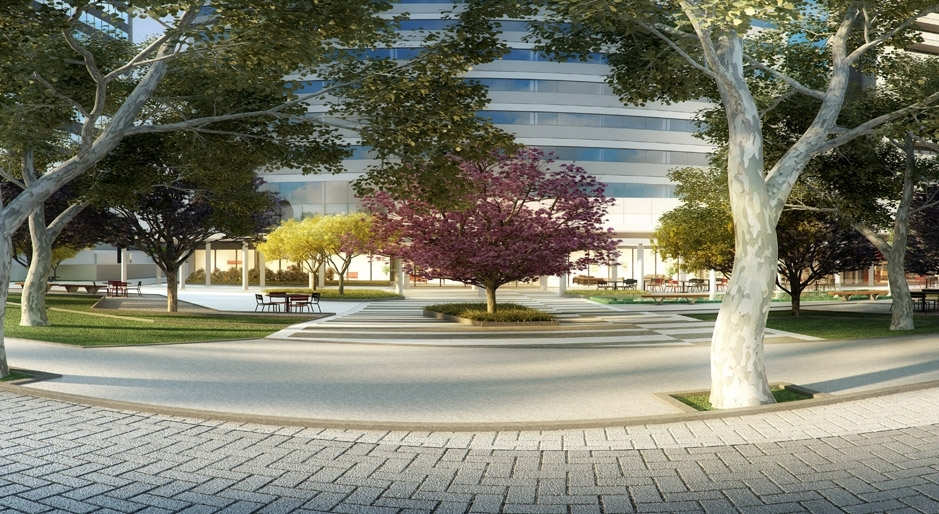
%> input picture praca.jpg, 939 x 514 px
$ octave transformadas_lineares_e_n_lineares.m   (GNU Octave 9; MATLAB toolbox functions it lacks are replaced by stand-ins)
%> lines starting %> are read from the running program, lines starting %| are printed output that depends on the picture
% Le a imagem
im = imread('../praca.jpg');
%> im is the input picture: size 514x939x3 uint8; mean R, G, B 123.7, 124, 107.9

% Transformacao linear
c1 = 2;
b = 30;

% Eh necessario converter a imagem para uma matriz de double
% Aplica uma transformacao linear
im1 = uint8(c1* double(im) + b);
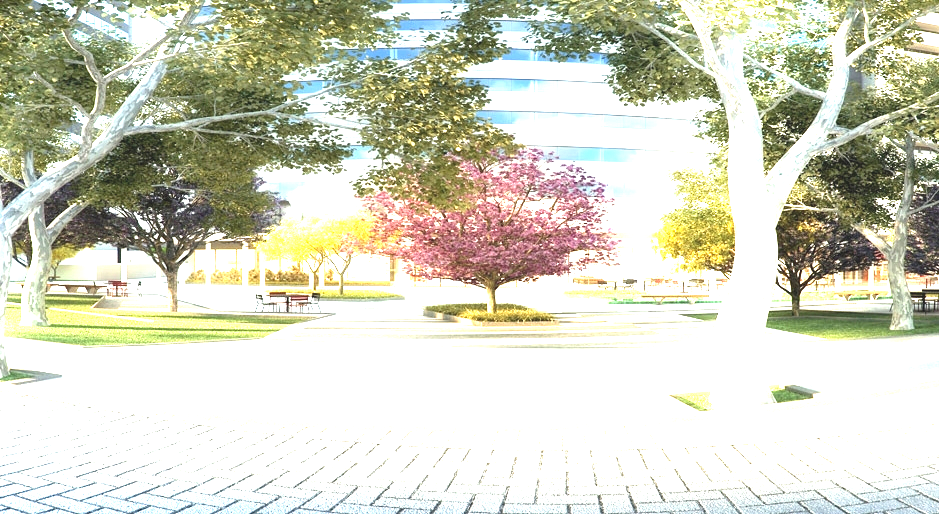
%> im1: size 514x939x3 uint8; mean R, G, B 210.2, 211.1, 193.2

% Transformacao logaritmica
c2 = 30;
im2 = uint8(c2 * log(double(im) + 1));
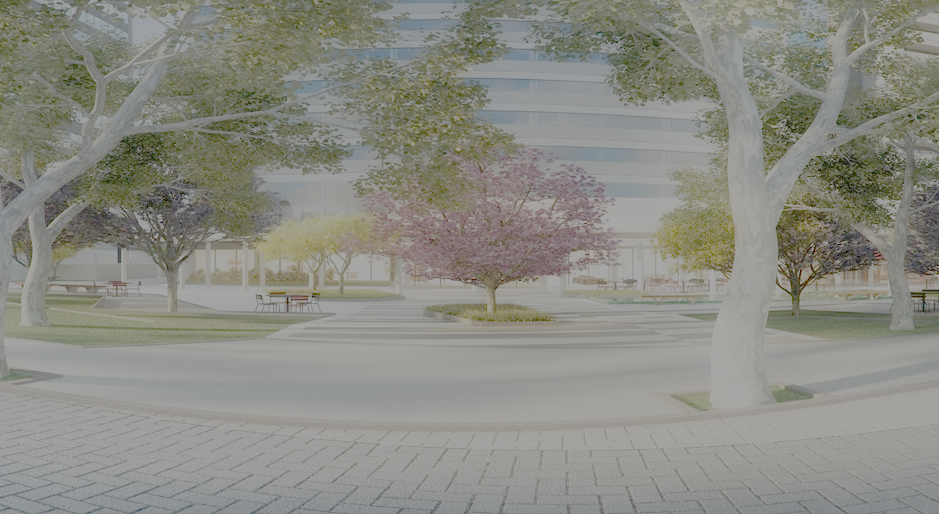
%> im2: size 514x939x3 uint8; mean R, G, B 139.2, 139.5, 131.5

% Tranformacao exponencial
c3 = 30;
im3 = uint8(c3 * exp(double(im)/255 + 1));
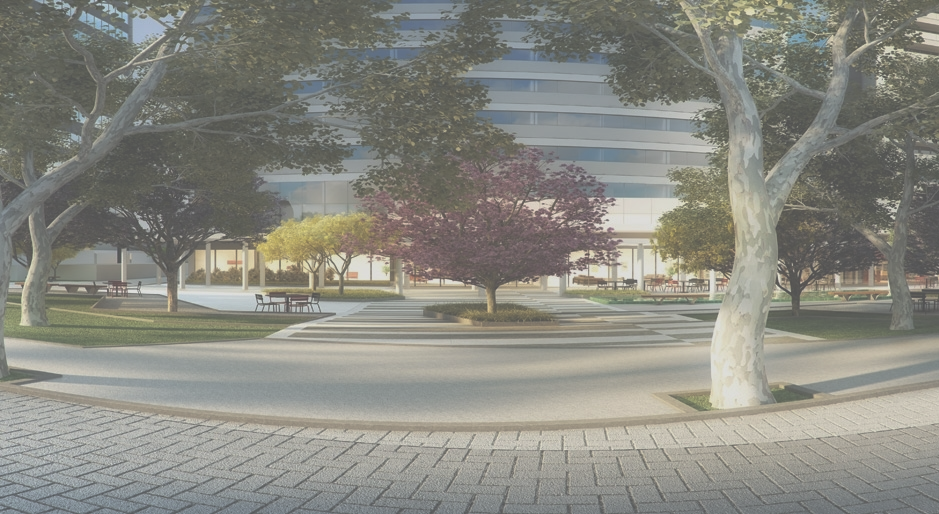
%> im3: size 514x939x3 uint8; mean R, G, B 136.7, 136.7, 128.6

subplot(2,2,1);
imshow(im);

subplot(2,2,2);
imshow(im1);

subplot(2,2,3);
imshow(im2);

subplot(2,2,4);
imshow(im3);

$ run again, with img1.jpg copied over praca.jpg
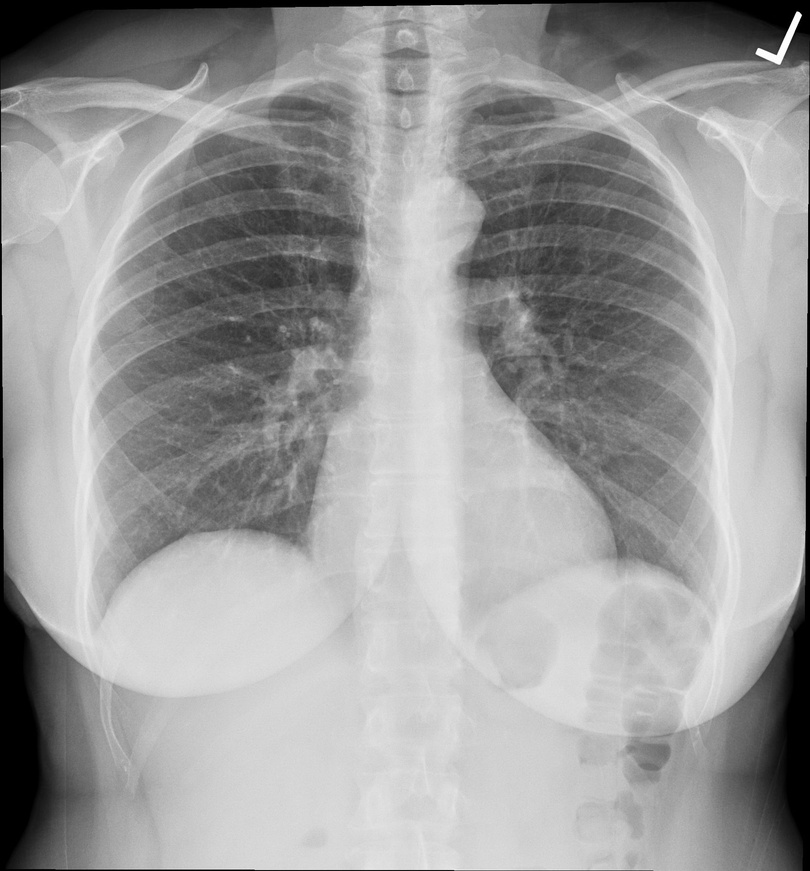
%> input picture img1.jpg, 810 x 871 px, shrunk from 1753 x 1885 before the run
%> im is the input picture: size 871x810x3 uint8; min 0, max 255, mean 155.9
%> `im3 = uint8(c3 * exp(double(im)/255 + 1));`:
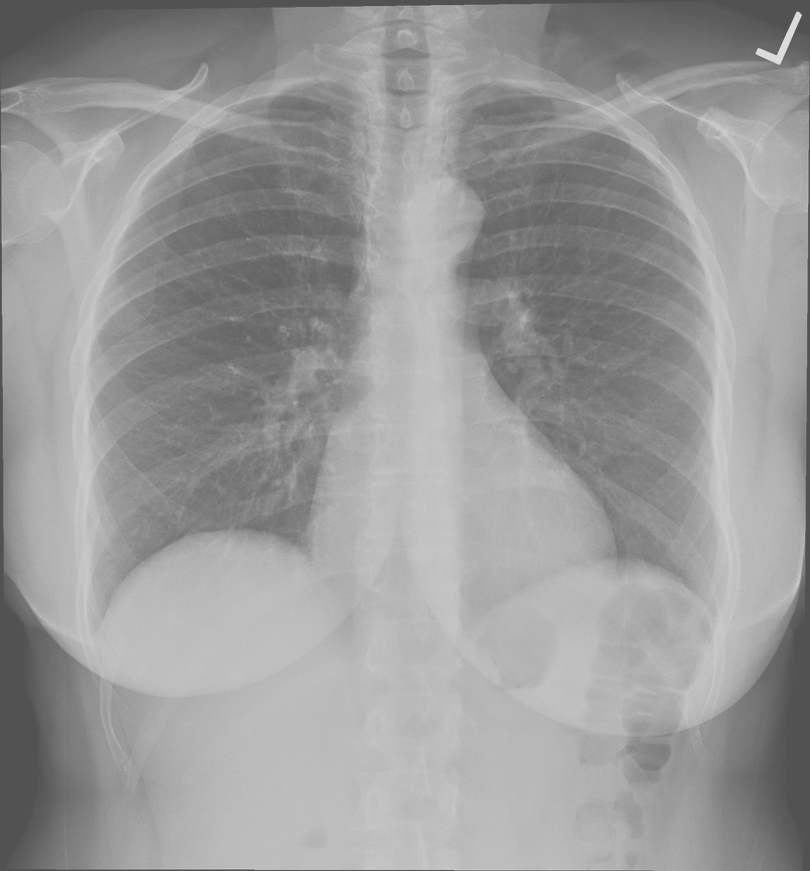
%> im3: size 871x810x3 uint8; min 82, max 222, mean 153.9
%> `imshow(im3);`:
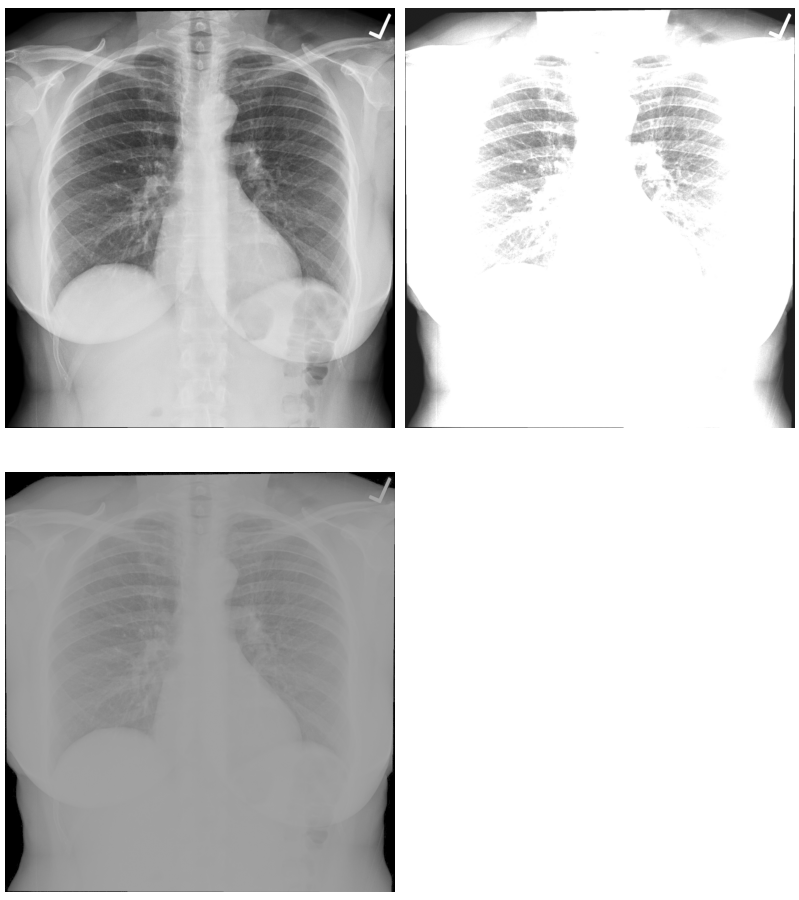
%> figure redrawn from the program's plot data, 4 panels

$ run again, with rice.jpg copied over praca.jpg
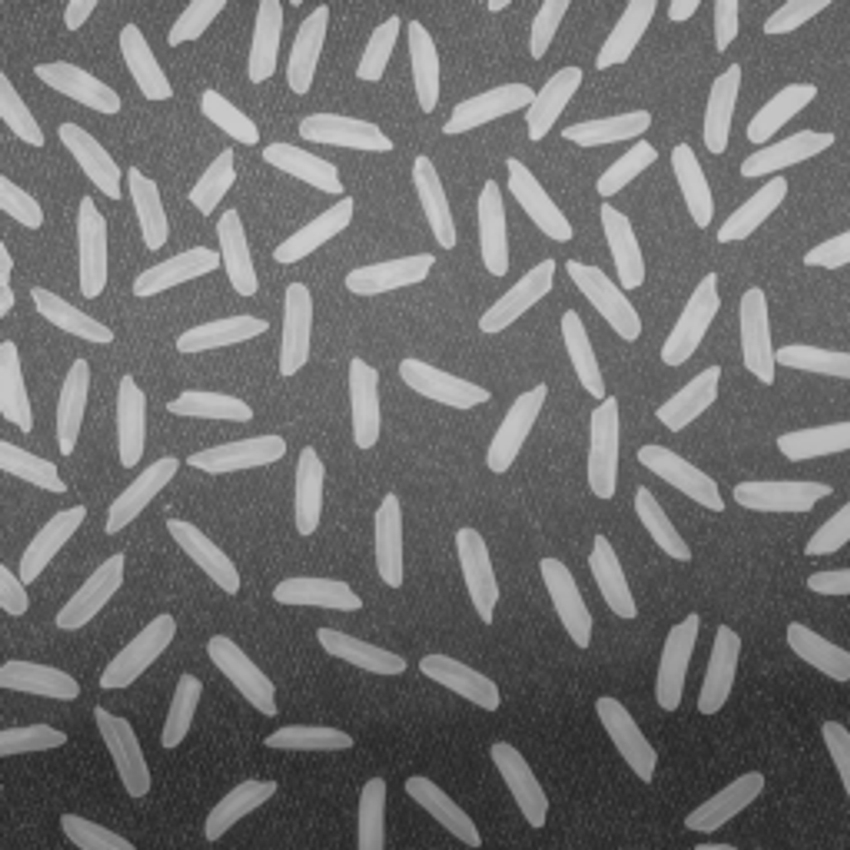
%> input picture rice.jpg, 850 x 850 px
%> im is the input picture: size 850x850x3 uint8; min 36, max 207, mean 111.3
%> `im1 = uint8(c1* double(im) + b);`:
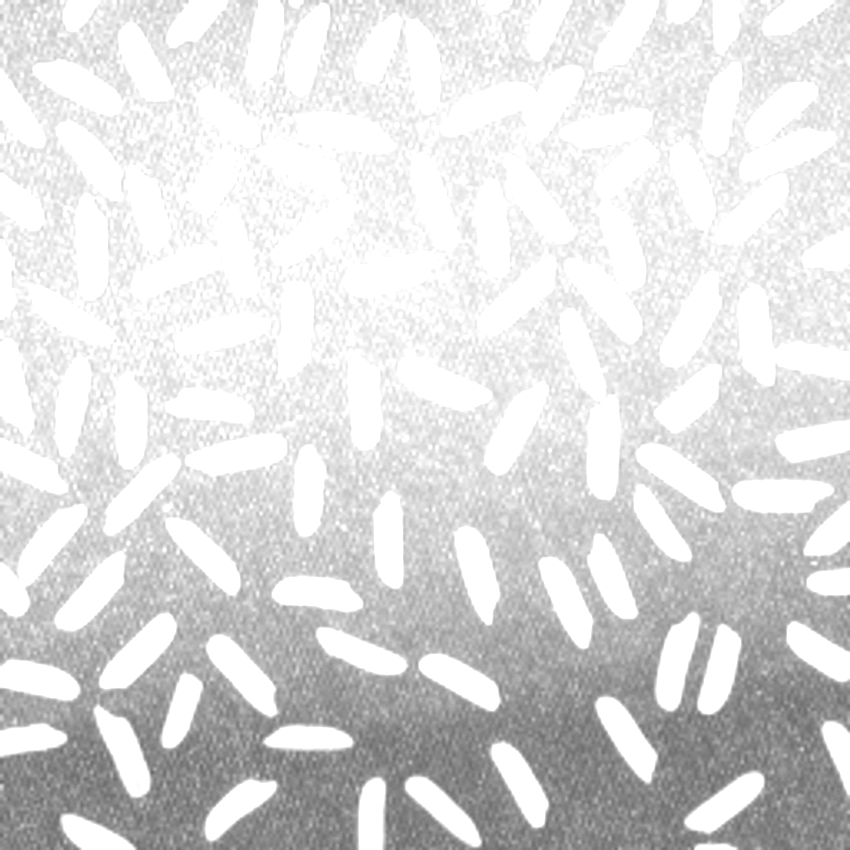
%> im1: size 850x850x3 uint8; min 102, max 255, mean 220.3
%> `imshow(im3);`:
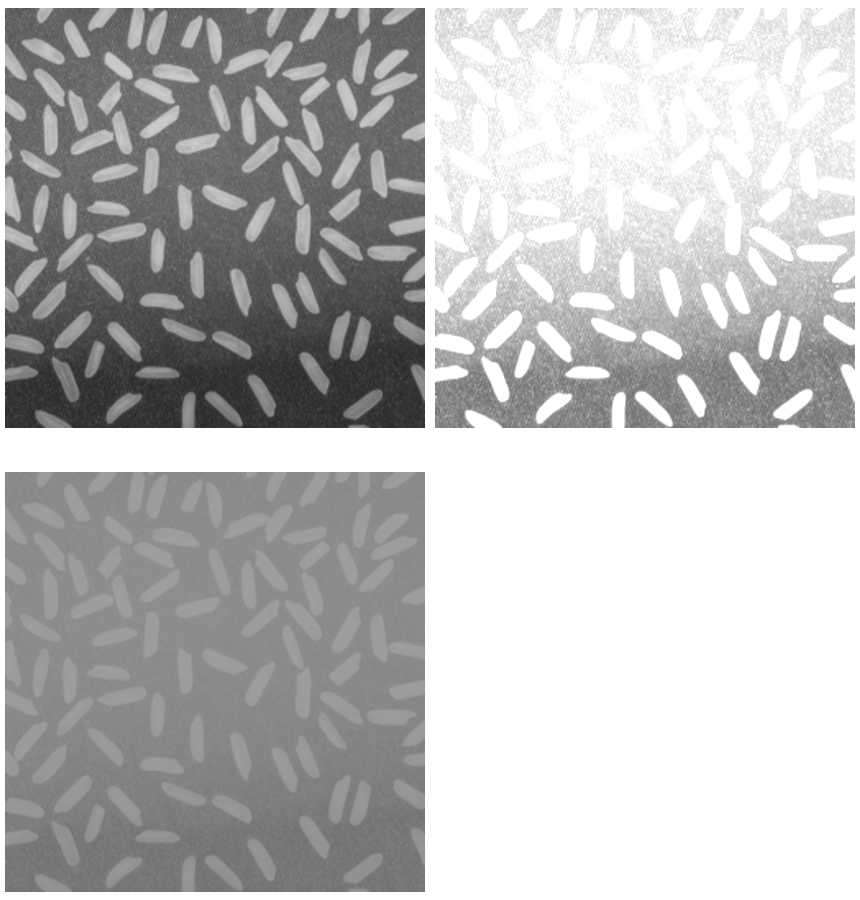
%> figure redrawn from the program's plot data, 4 panels
